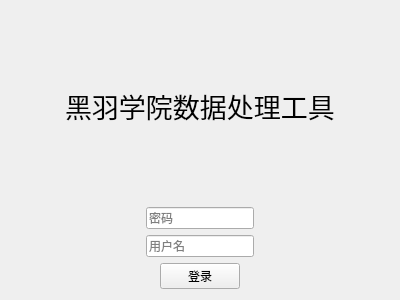
<?xml version="1.0" encoding="UTF-8"?>
<ui version="4.0">
 <class>sign</class>
 <widget class="QWidget" name="sign">
  <property name="geometry">
   <rect>
    <x>0</x>
    <y>0</y>
    <width>400</width>
    <height>300</height>
   </rect>
  </property>
  <property name="windowTitle">
   <string>登录</string>
  </property>
  <layout class="QVBoxLayout" name="verticalLayout_2" stretch="1,1,1">
   <item>
    <layout class="QHBoxLayout" name="horizontalLayout_3">
     <item>
      <widget class="QLabel" name="label">
       <property name="sizePolicy">
        <sizepolicy hsizetype="Fixed" vsizetype="Preferred">
         <horstretch>0</horstretch>
         <verstretch>0</verstretch>
        </sizepolicy>
       </property>
       <property name="font">
        <font>
         <pointsize>20</pointsize>
        </font>
       </property>
       <property name="text">
        <string>黑羽学院数据处理工具</string>
       </property>
      </widget>
     </item>
    </layout>
   </item>
   <item>
    <layout class="QVBoxLayout" name="verticalLayout">
     <item>
      <layout class="QHBoxLayout" name="horizontalLayout_4">
       <item>
        <widget class="QLineEdit" name="lineEdit_2">
         <property name="sizePolicy">
          <sizepolicy hsizetype="Fixed" vsizetype="Fixed">
           <horstretch>0</horstretch>
           <verstretch>0</verstretch>
          </sizepolicy>
         </property>
         <property name="alignment">
          <set>Qt::AlignLeading|Qt::AlignLeft|Qt::AlignVCenter</set>
         </property>
         <property name="placeholderText">
          <string>密码</string>
         </property>
        </widget>
       </item>
      </layout>
     </item>
     <item>
      <layout class="QHBoxLayout" name="horizontalLayout_5">
       <item>
        <widget class="QLineEdit" name="lineEdit">
         <property name="sizePolicy">
          <sizepolicy hsizetype="Fixed" vsizetype="Fixed">
           <horstretch>0</horstretch>
           <verstretch>0</verstretch>
          </sizepolicy>
         </property>
         <property name="placeholderText">
          <string>用户名</string>
         </property>
        </widget>
       </item>
      </layout>
     </item>
    </layout>
   </item>
   <item>
    <layout class="QHBoxLayout" name="horizontalLayout_6">
     <property name="spacing">
      <number>6</number>
     </property>
     <property name="leftMargin">
      <number>0</number>
     </property>
     <item>
      <widget class="QPushButton" name="buttonSign">
       <property name="sizePolicy">
        <sizepolicy hsizetype="Fixed" vsizetype="Fixed">
         <horstretch>0</horstretch>
         <verstretch>0</verstretch>
        </sizepolicy>
       </property>
       <property name="text">
        <string>登录</string>
       </property>
      </widget>
     </item>
    </layout>
   </item>
  </layout>
 </widget>
 <resources/>
 <connections/>
</ui>
